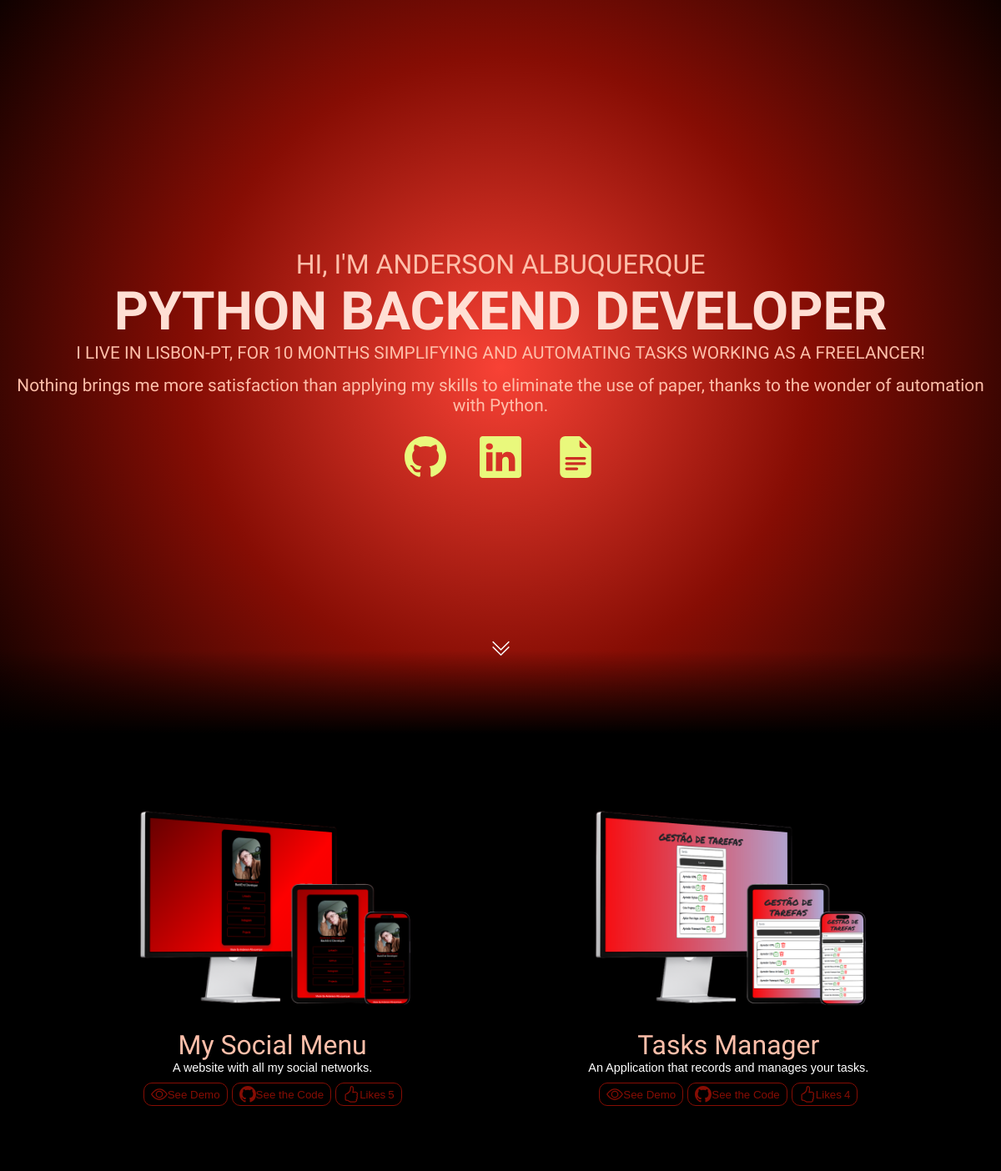
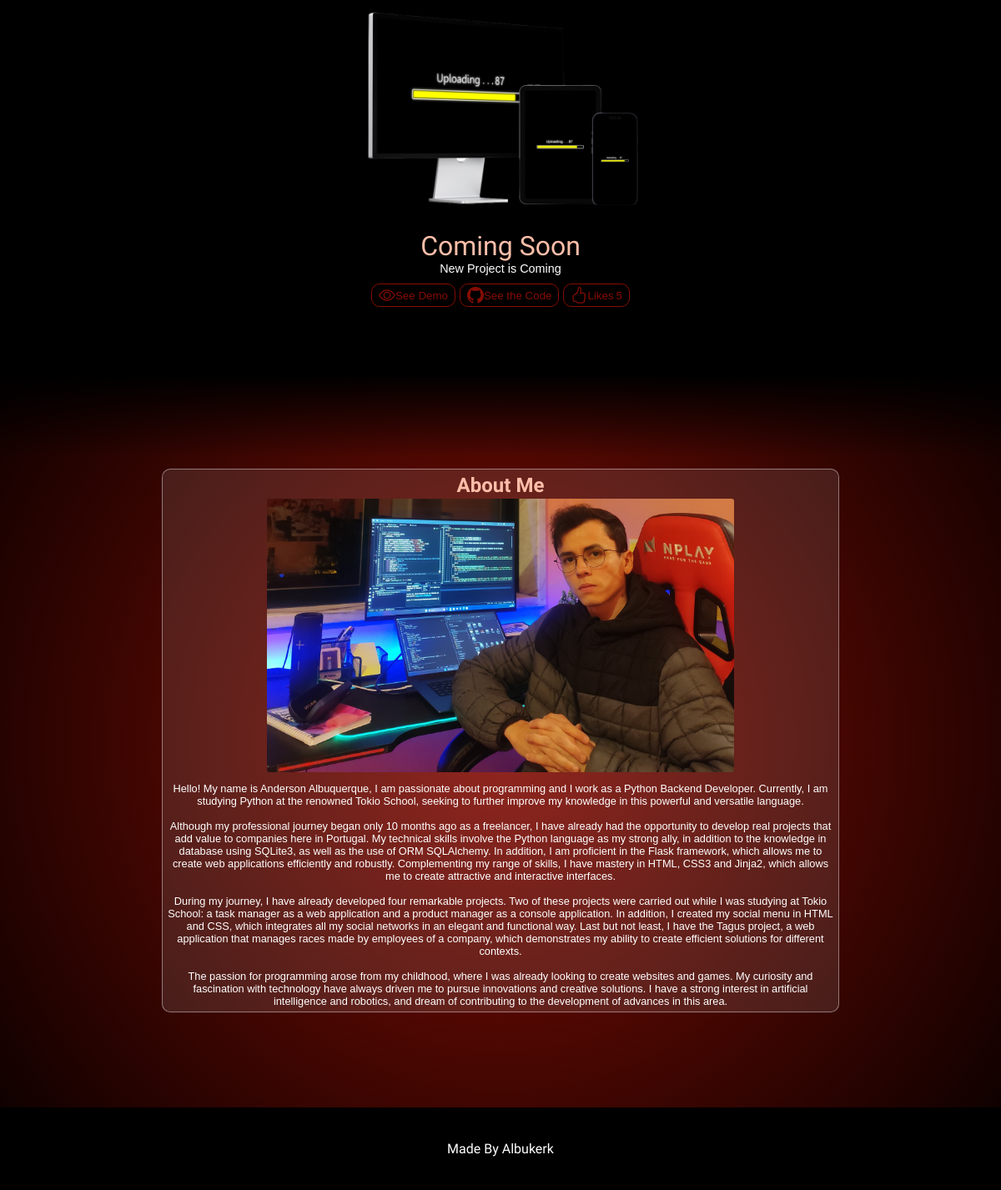
The page / on the database its author committed (2 pictures, top to bottom).
### app/models/tables_db.py (models this page shows, shortened)
class CardProject(database.Model):
    __tablename__ = "cards"
    id = database.Column(database.Integer, primary_key=True)
    image_url = database.Column(database.String, nullable=True)
    title = database.Column(database.String, nullable=True, unique=True)
    description = database.Column(database.String, nullable=True)
    demo_url = database.Column(database.String, nullable=True)
    git_code_url = database.Column(database.String, nullable=True)
    like_count = database.Column(database.Integer, default=0)

### app/controllers/default.py (the view)
@app.route('/index')  # Initial Route to WebSite
@app.route('/')
def index():
    data_projects = CardProject.query.all()  # Here me we collect all information in database about the Card Projects
    return render_template("index.html", data_projects=data_projects)  # We render the html with the variable info

### app/templates/index.html (shortened to what this page needs)
<!DOCTYPE html>
<html lang="en">
<head>
    <link rel="stylesheet" href="{{url_for('static', filename='main.css')}}">
</head>
<body>
    <header>
        <p class="text-title">HI, I'M ANDERSON ALBUQUERQUE</p>
        <h1 class="text-heading">PYTHON BACKEND DEVELOPER</h1>
        <p class="text-intro">
            I LIVE IN LISBON-PT, FOR 10 MONTHS SIMPLIFYING AND AUTOMATING TASKS WORKING AS A FREELANCER!
        </p>
        <p class="text-intro">
            Nothing brings me more satisfaction than applying my skills to eliminate the use of paper, thanks to the wonder of automation with Python.
        </p>
        <section class="my-links-icons">
            <a href="https://github.com/ALBUKERKTIPS">
            </a>
            <a href="https://www.linkedin.com/in/anderson-albukerk/">
            </a>
            <a href="/download_curriculum">
            </a>
        </section>
        <div class="arrow-down">
        </div>
    </header>
    <main class="my-projects-cards">
        {% for card in data_projects %}
        <div class="cards">
            <div class="card-project">
                <a href="{{ card.demo_url }}">
                <img src="{{ url_for('static', filename=card.image_url) }}" alt="image-project" class="mockup">
                <p class="text-title">{{ card.title }}</p>
                    <p class="legend">{{ card.description }}</p>
                </a>
                <div class="buttons-card">
                    <a href="{{ card.demo_url }}" class="text-link">
                        <button class="button">
                            See Demo
                        </button>
                    </a>
                    <a href="{{ card.git_code_url }}" class="text-link">
                        <button class="button">
                            See the Code
                        </button>
                    </a>
                        <button class="button likeButton" data-project-id="{{ card.id }}">
                            Likes <span id="likeCount_{{ card.id }}" class="count-number">{{ card.like_count }}</span>
                    </button>
                </div>
            </div>
        </div>
        {% endfor %}
    </main>
    <section class="about-me">
        <div class="card-about-me">
            <h3 class="text-title"> About Me </h3>
            <div class="card-my-photo">
                <img src="static/images/my-photo.jpg" class="my-photo">
            </div>
            <div class="card-text-about-me">
                <p>
                    Hello! My name is Anderson Albuquerque, I am passionate about programming and I work as a Python Backend Developer.
                    Currently, I am studying Python at the renowned Tokio School, seeking to further improve my knowledge in this powerful and versatile language. <br>
                    <br>Although my professional journey began only 10 months ago as a freelancer, I have already had the opportunity to develop real projects that add value to companies here in Portugal.
                    My technical skills involve the Python language as my strong ally, in addition to the knowledge in database using SQLite3, as well as the use of ORM SQLAlchemy.
                    In addition, I am proficient in the Flask framework, which allows me to create web applications efficiently and robustly. Complementing my range of skills, I have mastery in HTML, CSS3 and Jinja2, which allows me to create attractive and interactive interfaces.<br>
                    <br>During my journey, I have already developed four remarkable projects. Two of these projects were carried out while I was studying at Tokio School: a task manager as a web application and a product manager as a console application.
                    In addition, I created my social menu in HTML and CSS, which integrates all my social networks in an elegant and functional way. Last but not least, I have the Tagus project, a web application that manages races made by employees of a company, which demonstrates my ability to create efficient solutions for different contexts.<br>
                    <br>The passion for programming arose from my childhood, where I was already looking to create websites and games.
                    My curiosity and fascination with technology have always driven me to pursue innovations and creative solutions.
                    I have a strong interest in artificial intelligence and robotics, and dream of contributing to the development of advances in this area.<br>
                    <br>One of my hobbies is creating websites in HTML and CSS to replace tasks that were previously done on paper, believing that technology can make processes more agile and sustainable.
                    For me, believing that there is nothing that a machine or algorithm cannot learn and accomplish as efficiently, or even faster, than a human being, is a working philosophy that guides my actions and goals.<br>
                    <br>My professional purpose is to collaborate to build an easier and more practical world, where technology is an ally to simplify people's lives and optimize processes in companies.
                    <br>
                    <br>I am looking forward to the next stages of my career and to be part of projects that bring a positive impact on people's lives and society as a whole.
                </p>
            </div>
        </div>
    </section>
    <footer>
        <p>Made By Albukerk</p>
    </footer>
</body>
</html>

### app/static/main.css (style rules this page uses)
* { margin: 0; padding: 0; font-family: 'Carter One', cursive; color: white; text-decoration: none; }
body { display: flex; flex-direction: column; align-items: center; }
header { display: flex; flex-direction: column; align-items: center; justify-content: center; background-image: radial-gradient(circle, #f84235, #860d04, #0f0100); background-size: cover; height: 100vh; width: 100%; position: relative; text-align: center; padding: 40px 0px; }
header::after { content: ""; position: absolute; bottom: 0; left: 0; width: 100%; height: 100px; background: linear-gradient(transparent, rgba(0, 0, 0, 2)); pointer-events: none; z-index: 1; }
.text-title { font-size: 2rem; color: #ffbfaa; }
.text-heading { font-size: 4rem; color: #ffdfd4; }
.text-intro { color: #ffbfaa; font-size: 1.3rem; margin-bottom: 15px; }
.text-link { color: #860d04; font-family: arial; }
.my-links-icons { display: flex; justify-content: center; gap: 20px; }
.my-links-icons a { transition: top linear 0.3s; position: relative; top: 0; padding: 10px; display: flex; justify-content: center; align-items: center; border-radius: 50%; width: 50px; height: 50px; }
.arrow-down { display: flex; position: absolute; bottom: 90px; animation: pulse 1.3s infinite ease-in-out; transform-origin: center; }
main { display: flex; align-items: center; justify-content: space-evenly; background: black; padding-top: 50px; min-height: 100vh; width: 100%; flex-wrap: wrap; padding: 40px 0px; }
.cards { display: flex; align-items: center; justify-content: center; width: 100%; max-width: 400px; margin: 20px; }
.mockup { width: 100%; height: auto; }
.legend { font-family: Arial; font-size: 0.9rem; }
.buttons-card { display: flex; justify-content: space-around; padding-top: 10px; }
.buttons-card a { padding-right: 5px; }
.button { display: flex; flex-direction: row; align-items: center; color: #860d04; font-family: arial; padding: 3px 8px; background: none; border-radius: 10px; border: 1px solid #860d04; cursor: pointer; }
.count-number { color: #860d04; font-family: arial; padding-left: 3px; }
.card-project { display: flex; flex-direction: column; align-items: center; margin: 20px; max-width: 400px; }
.card-project p { display: flex; justify-content: center; }
.card-project a { transition: transform linear 0.4s; position: relative; top: 0; }
.about-me { display: flex; flex-direction: column; align-items: center; justify-content: center; background-image: radial-gradient(circle, #860d04, #0f0100); background-size: cover; height: 100vh; width: 100%; position: relative; text-align: center; padding: 40px 0px; }
.about-me::before { content: ""; position: absolute; top: 0; left: 0; width: 100%; height: 100px; background: linear-gradient(to top, transparent, rgba(0, 0, 0, 5)); pointer-events: none; z-index: 2; }
.card-about-me { display: flex; justify-content: center; flex-direction: column; align-items: center; width: 100%; max-width: 800px; height: 80%; background-color: rgba(255, 255, 255, 0.1); border-radius: 10px; border: 1px solid rgba(255, 255, 255, 0.4); padding: 5px; }
.card-about-me h3 { display: flex; width: 100%; justify-content: center; font-size: 1.5rem; }
.card-text-about-me { display: flex; width: 100%; flex-direction: column; overflow: auto; }
.card-text-about-me p { font-family: arial; font-size: 0.80rem; width: 100%; }
.card-my-photo { display: flex; justify-content: center; width: 100%; margin-bottom: 10px; }
.my-photo { width: 70%; max-height: 100%; border-radius: 5px; padding: 2px; }
footer { display: flex; flex-direction: column; text-align: center; align-items: center; justify-content: center; background: black; color: white; width: 100%; padding: 40px 0px; }

### rows shown on the page
CardProject: image_url (picture), title "My Social Menu", description "A website with all my social networks.", like_count "5"
CardProject: image_url (picture), title "Tasks Manager", description "An Application that records and manages your tasks.", like_count "4"
CardProject: image_url (picture), title "Coming Soon", description "New Project is Coming", like_count "5"
